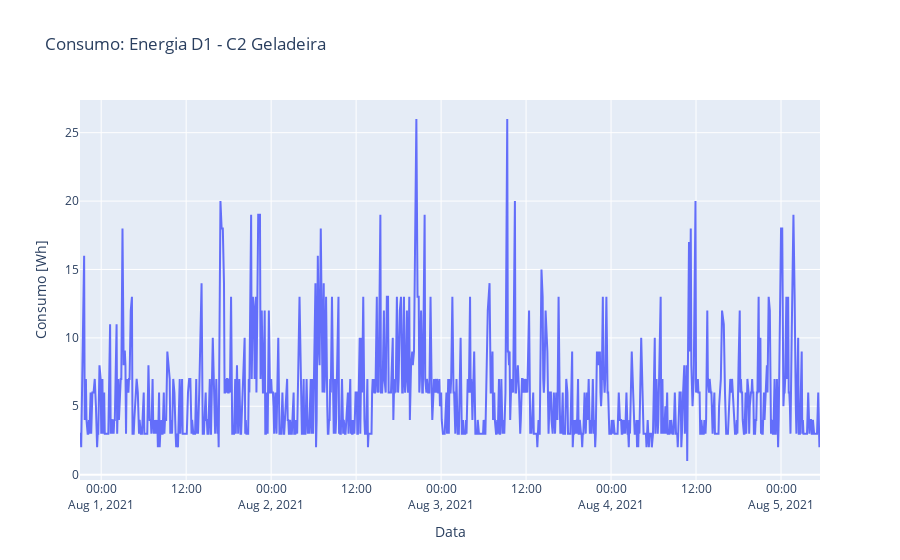

Here is the notebook cell this chart was saved with:
### Markdown cell above
Gráfico

### Code cell
fig = px.line(x=measures_time, y=measures, title=f'Consumo: {data["device_name"]}')
fig.update_xaxes(title="Data")
fig.update_yaxes(title="Consumo [Wh]")
fig.show()

### Figure 1 — Plotly figure (JSON) as saved in the notebook; plotly's stock layout.template omitted (floating-point values rounded to 4 significant figures; data arrays with more than 128 entries replaced by an {"elided": "..."} marker saying what was removed)
{"data": [{"hovertemplate": "x=%{x}<br>y=%{y}<extra></extra>", "legendgroup": "", "line": {"color": "#636efa", "dash": "solid"}, "marker": {"symbol": "circle"}, "mode": "lines", "name": "", "orientation": "v", "showlegend": false, "type": "scatter", "x": {"elided": "1000 str values"}, "xaxis": "x", "y": {"elided": "1000 int values"}, "yaxis": "y"}], "layout": {"autosize": true, "legend": {"tracegroupgap": 0}, "title": {"text": "Consumo: Energia D1 - C2 Geladeira"}, "xaxis": {"anchor": "y", "autorange": true, "domain": [0, 1], "range": ["2021-07-31 21:00:24", "2021-08-05 05:30:24"], "title": {"text": "Data"}, "type": "date"}, "yaxis": {"anchor": "x", "autorange": true, "domain": [0, 1], "range": [-0.3889, 27.39], "title": {"text": "Consumo [Wh]"}, "type": "linear"}}}
